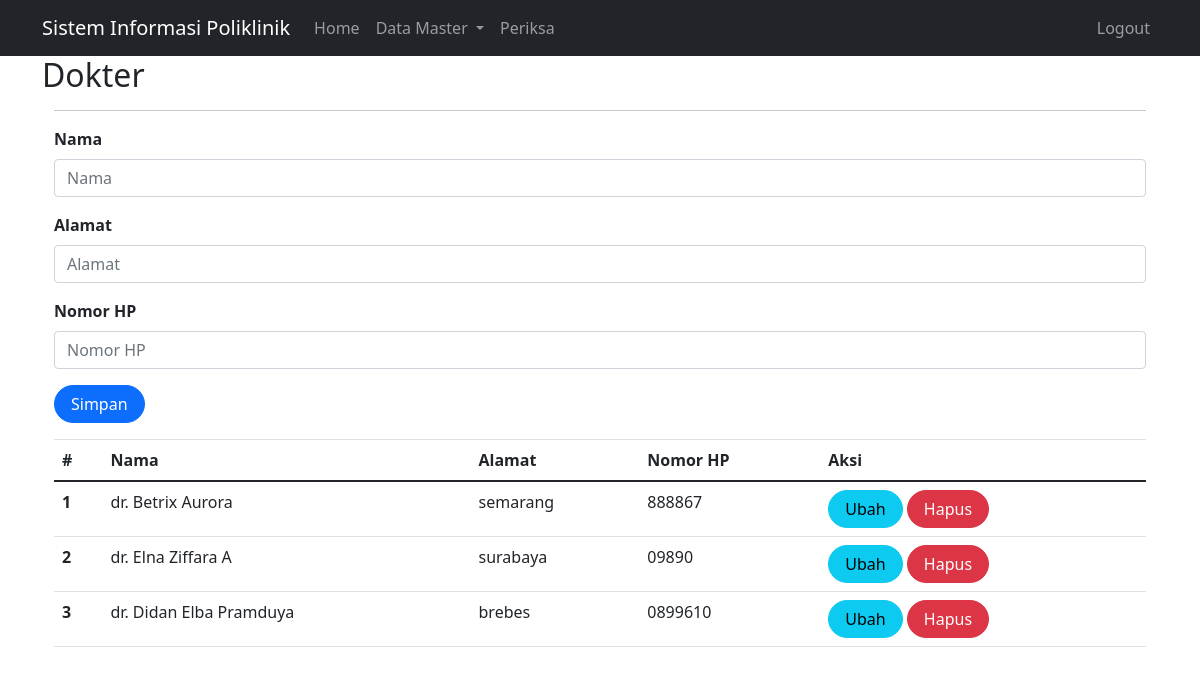
Page /index.php?page=dokter (signed in) on the committed database.
### tables this page shows
CREATE TABLE `dokter` (
  `id` int(10) UNSIGNED NOT NULL,
  `nama` varchar(255) DEFAULT NULL,
  `alamat` varchar(255) DEFAULT NULL,
  `no_hp` varchar(50) DEFAULT NULL
);

### dokter.php (the view, shortened to what this page needs)
<?php
include_once("koneksi.php");
?>
<!DOCTYPE html>
<html lang="en">
<head>
    <link rel="stylesheet" href="assets/css/bootstrap.css">
    <link href="https://cdn.jsdelivr.net/npm/bootstrap@5.0.2/dist/css/bootstrap.min.css"
        rel="stylesheet"
>
</head>
<body>
    <div class="container">
        <hr>
        <form class="row" method="POST" action="" name="myForm" onsubmit="return validate();">
            <?php
            $nama = '';
            $alamat = '';
            $no_hp = '';
                ?>
            <div class="form-group">
                <label for="inputNama" class="form-label fw-bold">Nama</label>
                <input type="text" class="form-control" name="nama" id="inputNama" placeholder="Nama" value="<?php echo $nama; ?>">
            </div>
            <div class="form-group">
                <label for="inputAlamat" class="form-label fw-bold">Alamat</label>
                <input type="text" class="form-control" name="alamat" id="inputAlamat" placeholder="Alamat" value="<?php echo $alamat; ?>">
            </div>
            <div class="form-group">
                <label for="inputNoHP" class="form-label fw-bold">Nomor HP</label>
                <input type="text" class="form-control" name="no_hp" id="inputNoHP" placeholder="Nomor HP" value="<?php echo $no_hp; ?>">
            </div>
            <div class="form-group">
                <button type="submit" class="btn btn-primary rounded-pill px-3" name="simpan">Simpan</button>
            </div>
        </form>
        <table class="table table-hover">
            <thead>
                <tr>
                    <th scope="col">#</th>
                    <th scope="col">Nama</th>
                    <th scope="col">Alamat</th>
                    <th scope="col">Nomor HP</th>
                    <th scope="col">Aksi</th>
                </tr>
            </thead>
            <tbody>
                <?php
                $result = mysqli_query($mysqli, "SELECT * FROM dokter");
                if ($result) {
                    $no = 1;
                    while ($data = mysqli_fetch_array($result)) {
                    ?>
                        <tr>
                            <th scope="row"><?php echo $no++ ?></th>
                            <td><?php echo $data['nama'] ?></td>
                            <td><?php echo $data['alamat'] ?></td>
                            <td><?php echo $data['no_hp'] ?></td>
                            <td>
                                <a class="btn btn-info rounded-pill px-3" href="dokter.php?id=<?php echo $data['id'] ?>">Ubah</a>
                                <a class="btn btn-danger rounded-pill px-3" href="dokter.php?id=<?php echo $data['id'] ?>&aksi=hapus">Hapus</a>
                            </td>
                        </tr>
                    <?php
                    }
                } else {
                    echo "Error: " . mysqli_error($mysqli);
                }
                ?>
            </tbody>
        </table>
    </div>
</body>
</html>

### rows in the picture
dokter: nama "dr. Betrix Aurora", alamat "semarang", no_hp "888867"
dokter: nama "dr. Elna Ziffara A", alamat "surabaya", no_hp "09890"
dokter: nama "dr. Didan Elba Pramduya", alamat "brebes", no_hp "0899610"

### other values in the picture
$_GET['page'] "Dokter"
